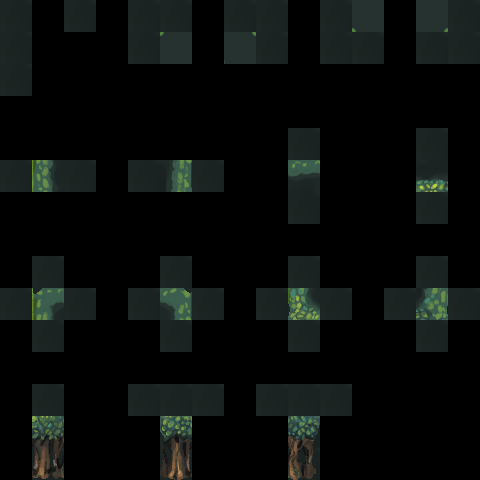

A 2D game scene composited from a Tiled map and its tileset images. What follows is a short description and the map's XML, with every tile layer's data as written:
An orthogonal 15x15 tile map with 32x32 px tiles, 3 tile layers (regions, input_forest_wall, output_layer2), 1 hidden layer not drawn.

<map version="1.2" tiledversion="2018.12.22" orientation="orthogonal" renderorder="right-down" width="15" height="15" tilewidth="32" tileheight="32" infinite="0" nextlayerid="5" nextobjectid="1">
 <properties>
  <property name="MatchOutsideMap" type="bool" value="false" />
 </properties>
 <tileset firstgid="1" name="mapchip" tilewidth="32" tileheight="32" tilecount="120" columns="10">
  <image source="../img/forest.png" width="320" height="384" />
 </tileset>
 <layer id="1" name="regions" width="15" height="15">
  <data encoding="csv">
27,0,27,0,27,27,0,27,27,0,27,27,0,27,27,
27,0,0,0,27,27,0,27,27,0,27,27,0,27,27,
27,0,0,0,0,0,0,0,0,0,0,0,0,0,0,
0,0,0,0,0,0,0,0,0,0,0,0,0,0,0,
0,0,0,0,0,0,0,0,0,27,0,0,0,27,0,
27,27,27,0,27,27,27,0,0,27,0,0,0,27,0,
0,0,0,0,0,0,0,0,0,27,0,0,0,27,0,
0,0,0,0,0,0,0,0,0,0,0,0,0,0,0,
0,27,0,0,0,27,0,0,0,27,0,0,0,27,0,
27,27,27,0,27,27,27,0,27,27,27,0,27,27,27,
0,27,0,0,0,27,0,0,0,27,0,0,0,27,0,
0,0,0,0,0,0,0,0,0,0,0,0,0,0,0,
0,27,0,0,27,27,27,0,27,27,27,0,0,0,0,
0,27,0,0,0,27,0,0,0,27,0,0,0,0,0,
0,27,0,0,0,27,0,0,0,27,0,0,0,0,0
</data>
 </layer>
 <layer id="2" name="input_forest_wall" width="15" height="15">
  <data encoding="csv">
0,0,27,0,0,27,0,27,0,0,27,27,0,27,27,
0,0,0,0,27,27,0,27,27,0,0,27,0,27,0,
0,0,0,0,0,0,0,0,0,0,0,0,0,0,0,
0,0,0,0,0,0,0,0,0,0,0,0,0,0,0,
0,0,0,0,0,0,0,0,0,0,0,0,0,27,0,
0,27,27,0,27,27,0,0,0,27,0,0,0,27,0,
0,0,0,0,0,0,0,0,0,27,0,0,0,0,0,
0,0,0,0,0,0,0,0,0,0,0,0,0,0,0,
0,0,0,0,0,0,0,0,0,27,0,0,0,27,0,
0,27,27,0,27,27,0,0,0,27,27,0,27,27,0,
0,27,0,0,0,27,0,0,0,0,0,0,0,0,0,
0,0,0,0,0,0,0,0,0,0,0,0,0,0,0,
0,27,0,0,0,27,27,0,27,27,0,0,0,0,0,
0,0,0,0,0,0,0,0,0,0,0,0,0,0,0,
0,0,0,0,0,0,0,0,0,0,0,0,0,0,0
</data>
 </layer>
 <layer id="3" name="inputnot_forest_wall" width="15" height="15" visible="0">
  <data encoding="csv">
27,0,0,0,27,0,0,0,27,0,0,0,0,0,0,
0,0,0,0,0,0,0,0,0,0,27,0,0,0,27,
0,0,0,0,0,0,0,0,0,0,0,0,0,0,0,
0,0,0,0,0,0,0,0,0,0,0,0,0,0,0,
0,0,0,0,0,0,0,0,0,27,0,0,0,0,0,
27,0,0,0,0,0,27,0,0,0,0,0,0,0,0,
0,0,0,0,0,0,0,0,0,0,0,0,0,27,0,
0,0,0,0,0,0,0,0,0,0,0,0,0,0,0,
0,27,0,0,0,27,0,0,0,0,0,0,0,0,0,
27,0,0,0,0,0,27,0,27,0,0,0,0,0,27,
0,0,0,0,0,0,0,0,0,27,0,0,0,27,0,
0,0,0,0,0,0,0,0,0,0,0,0,0,0,0,
0,0,0,0,27,0,0,0,0,0,27,0,0,0,0,
0,27,0,0,0,27,0,0,0,27,0,0,0,0,0,
0,27,0,0,0,27,0,0,0,27,0,0,0,0,0
</data>
 </layer>
 <layer id="4" name="output_layer2" width="15" height="15">
  <data encoding="csv">
0,0,27,0,0,0,0,0,0,0,0,20,0,19,0,
0,0,0,0,0,30,0,29,0,0,0,0,0,0,0,
0,0,0,0,0,0,0,0,0,0,0,0,0,0,0,
0,0,0,0,0,0,0,0,0,0,0,0,0,0,0,
0,0,0,0,0,0,0,0,0,0,0,0,0,0,0,
0,26,0,0,0,28,0,0,0,17,0,0,0,37,0,
0,0,0,0,0,0,0,0,0,0,0,0,0,0,0,
0,0,0,0,0,0,0,0,0,0,0,0,0,0,0,
0,0,0,0,0,0,0,0,0,0,0,0,0,0,0,
0,16,0,0,0,18,0,0,0,36,0,0,0,38,0,
0,0,0,0,0,0,0,0,0,0,0,0,0,0,0,
0,0,0,0,0,0,0,0,0,0,0,0,0,0,0,
0,0,0,0,0,0,0,0,0,0,0,0,0,0,0,
0,47,0,0,0,46,0,0,0,48,0,0,0,0,0,
0,57,0,0,0,56,0,0,0,58,0,0,0,0,0
</data>
 </layer>
</map>